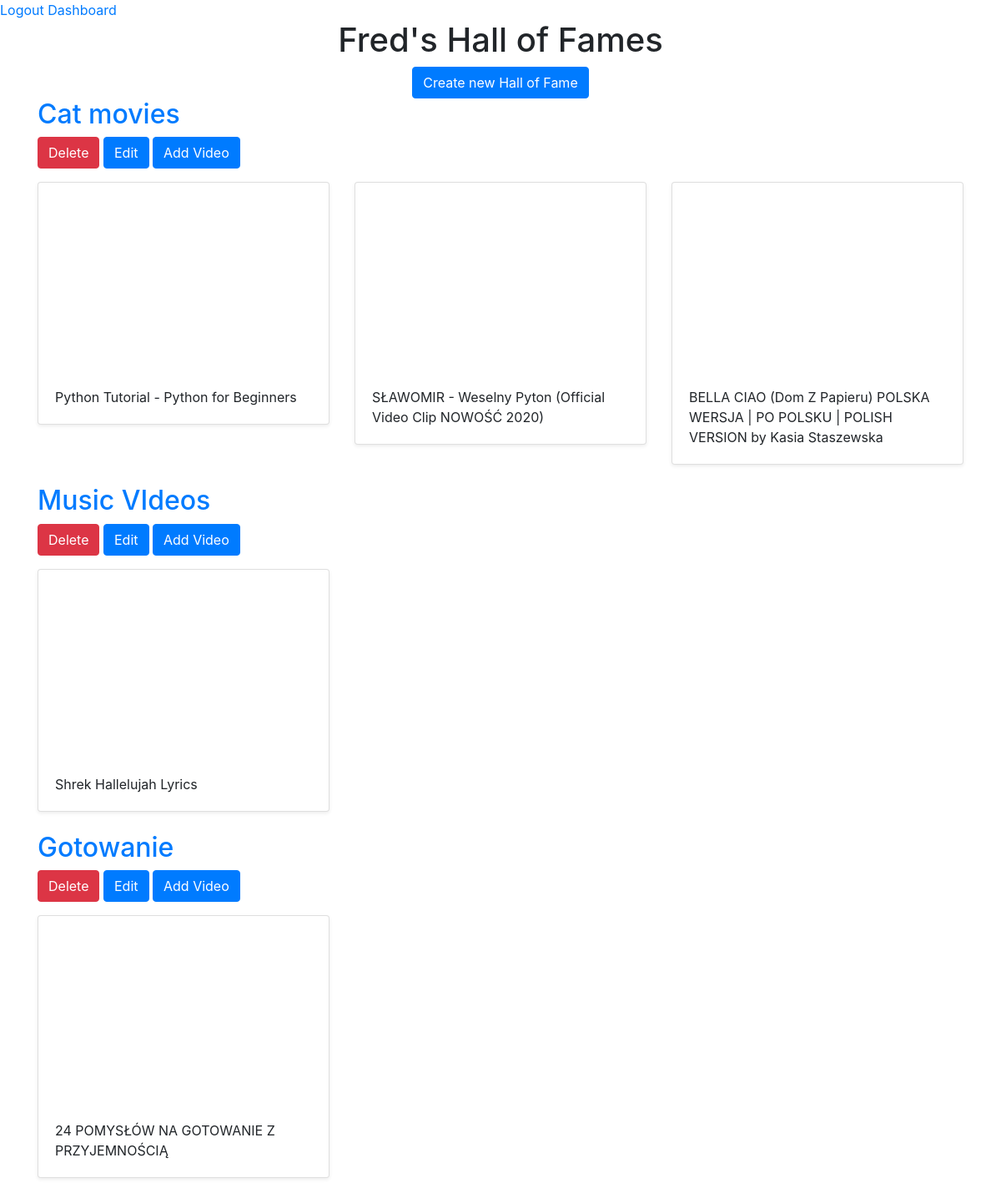
Page /dashboard/ (signed in) on the committed database.
### movies/models.py (models this page shows)
class Hall(models.Model):
    title = models.CharField(max_length=256)
    user = models.ForeignKey(User, on_delete=models.CASCADE)

class Video(models.Model):
    title = models.CharField(max_length=256)
    url = models.URLField()
    youtube_id = models.CharField(max_length=256)
    hall = models.ForeignKey(Hall, on_delete=models.CASCADE)

### movies/views.py (the view)
# urls.py: path('dashboard/', views.dashboard, name='dashboard'),
@login_required
def dashboard(request):
    halls = Hall.objects.filter(user=request.user)
    return render(request, 'movies/dashboard.html', {'halls':halls})

### movies/templates/movies/dashboard.html
{% extends 'movies/base.html' %}
{% load static %}
{% block content %}
    <div class="container">
        <div class="text-center">
            <h1>{{ user.username }}'s Hall of Fames</h1>
            <a href="{% url 'crate_hall' %}" class="btn btn-primary">Create new Hall of Fame</a>
        </div>
        {% for hall in halls %}
        <h2><a href="{% url 'detail_hall' hall.id %}">{{ hall.title }}</a></h2>
        <a href="{% url 'delete_hall' hall.id %}" class="btn btn-danger">Delete</a>
        <a href="{% url 'update_hall' hall.id %}" class="btn btn-primary">Edit</a>
        <a href="{% url 'add_video' hall.id %}" class="btn btn-primary">Add Video</a>
            <div class="row">
                {% for video in hall.video_set.all %}
                    <div class="col-md-4 mt-3">
                        <div class="card mb-4 shadow-sm">
                            <iframe width="100%" height="225" src="https://www.youtube.com/embed/{{ video.youtube_id }}" frameborder="0" allow="accelerometer; autoplay; clipboard-write; encrypted-media; gyroscope; picture-in-picture" allowfullscreen></iframe>
                            <div class="card-body">
                                <p class="card-text">{{ video.title }}</p>
                            </div>
                        </div>
                    </div>
                {% endfor %}
            </div>
        {% endfor %}
    </div>
{% endblock %}

### movies/static/movies/custom.css (style rules this page uses)
h2 { color: blue; }

### rows in the picture
Hall: title "Cat movies"
Video: title "Python Tutorial - Python for Beginners"
Video: title "SŁAWOMIR - Weselny Pyton (Official Video Clip NOWOŚĆ 2020)"
Video: title "BELLA CIAO (Dom Z Papieru) POLSKA WERSJA | PO POLSKU | POLISH VERSION by Kasia Staszewska"
Hall: title "Music VIdeos"
Video: title "Shrek Hallelujah Lyrics"
Hall: title "Gotowanie"
Video: title "24 POMYSŁÓW NA GOTOWANIE Z PRZYJEMNOŚCIĄ"

### other values in the picture
{{ user.username }} "Fred"
